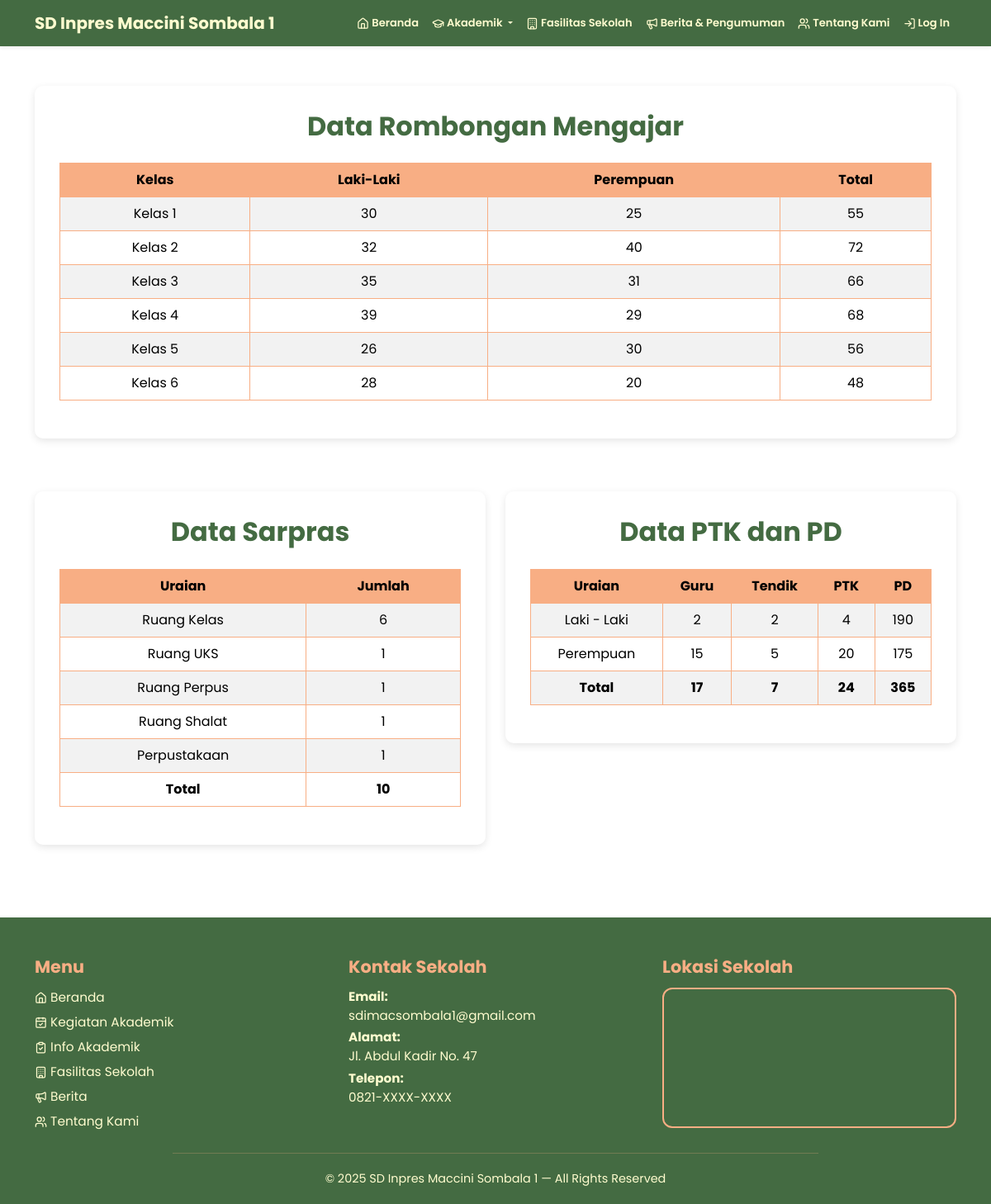
/pages/info_akademik.php, run on the app's committed database.
### tables this page shows
CREATE TABLE `rombongan_mengajar` (
  `id` int(11) NOT NULL,
  `kelas` varchar(50) NOT NULL,
  `laki_laki` int(11) DEFAULT 0,
  `perempuan` int(11) DEFAULT 0,
  `total` int(11) GENERATED ALWAYS AS (`laki_laki` + `perempuan`) STORED
);

CREATE TABLE `sarpras` (
  `id` int(11) NOT NULL,
  `uraian` varchar(100) NOT NULL,
  `jumlah` int(11) NOT NULL
);

CREATE TABLE `ptk_pd` (
  `id` int(11) NOT NULL,
  `uraian` varchar(50) NOT NULL,
  `guru` int(11) NOT NULL,
  `tendik` int(11) NOT NULL,
  `ptk` int(11) NOT NULL,
  `pd` int(11) NOT NULL
);

### pages/info_akademik.php (the view, shortened to what this page needs)
<?php
include '../koneksi.php';
$query_ptk = "SELECT * FROM ptk_pd";
$result_ptk = mysqli_query($koneksi, $query_ptk);
$total_ptk = mysqli_query($koneksi, "
    SELECT
        SUM(guru) AS total_guru,
        SUM(tendik) AS total_tendik,
        SUM(ptk) AS total_ptk,
        SUM(pd) AS total_pd
    FROM ptk_pd
");
$total_ptk = mysqli_fetch_assoc($total_ptk);
$query_sarpras = "SELECT * FROM sarpras";
$result_sarpras = mysqli_query($koneksi, $query_sarpras);
$total_sarpras = mysqli_query($koneksi, "
    SELECT
        SUM(jumlah) AS total_sarpras
    FROM sarpras
");
$total_sarpras = mysqli_fetch_assoc($total_sarpras);
$query_rombongan = "SELECT * FROM rombongan_mengajar";
$result_rombongan = mysqli_query($koneksi, $query_rombongan);
?>
<!DOCTYPE html>
<html lang="id">
<head>
    <link rel="stylesheet" href="../bootstrap/dist/css/bootstrap.min.css" />
    <link rel="stylesheet" href="../frontend/style.css" />
</head>
<body>
    <header>
        <nav class="navbar navbar-expand-lg navbar-custom shadow-sm">
            <div class="container">
                <a class="navbar-brand fw-bold" href="#">SD Inpres Maccini Sombala 1</a>
                <div class="collapse navbar-collapse" id="navbarNav">
                    <ul class="navbar-nav ms-auto">
                        <li class="nav-item">
                            <a class="nav-link " href="../index.php"><i data-lucide="home"></i> Beranda</a>
                        </li>
                        <li class="nav-item dropdown">
                            <a
                                class="nav-link dropdown-toggle"
                                href="#"
                                id="infoAkademikDropdown"
                                role="button"
                                data-bs-toggle="dropdown"
                                aria-expanded="false">
                                <i data-lucide="graduation-cap"></i> Akademik
                            </a>
                        </li>
                        <li class="nav-item">
                            <a class="nav-link" href="fasilitas.php"><i data-lucide="building"></i> Fasilitas Sekolah</a>
                        </li>
                        <li class="nav-item">
                            <a class="nav-link" href="berita.php"><i data-lucide="megaphone"></i> Berita & Pengumuman</a>
                        </li>
                        <li class="nav-item">
                            <a
                                class="nav-link "
                                href="tentang-kami.php"><i data-lucide="users"></i> Tentang Kami</a>
                        </li>
                        <li class="nav-item">
                            <a class="nav-link" href="../backend/login/login.php" target="_blank"><i data-lucide="log-in"></i> Log In</a>
                        </li>
                    </ul>
                </div>
            </div>
        </nav>
    </header>
    <main class="container text-center my-5">
        <div class="row justify-content-center g-4">
            <div class="col-12 col-lg-12">
                <section id="dataRombongan" class="section-box">
                    <h2>Data Rombongan Mengajar</h2>
                    <div class="table-responsive">
                        <table
                            class="table table-bordered table-striped align-middle">
                            <thead>
                                <tr>
                                    <th>Kelas</th>
                                    <th>Laki-Laki</th>
                                    <th>Perempuan</th>
                                    <th>Total</th>
                                </tr>
                            </thead>
                            <tbody>
                                <?php while ($data_rombongan = mysqli_fetch_assoc($result_rombongan)) : ?>
                                    <tr>
                                        <td><?= $data_rombongan['kelas']; ?></td>
                                        <td><?= $data_rombongan['laki_laki']; ?></td>
                                        <td><?= $data_rombongan['perempuan']; ?></td>
                                        <td><?= $data_rombongan['total']; ?></td>
                                    </tr>
                                <?php endwhile; ?>
                            </tbody>
                        </table>
                    </div>
                </section>
            </div>
            <div class="col-12 col-md-6">
                <section id="dataSarpras" class="section-box">
                    <h2>Data Sarpras</h2>
                    <div class="table-responsive">
                        <table
                            class="table table-bordered table-striped align-middle">
                            <thead>
                                <tr>
                                    <th>Uraian</th>
                                    <th>Jumlah</th>
                                </tr>
                            </thead>
                            <tbody>
                                <?php while ($data_sarpras = mysqli_fetch_assoc($result_sarpras)) : ?>
                                    <tr>
                                        <td><?= $data_sarpras['uraian']; ?></td>
                                        <td><?= $data_sarpras['jumlah']; ?></td>
                                    </tr>
                                <?php endwhile; ?>
                                <tr class="fw-bold">
                                    <td>Total</td>
                                    <td><?= $total_sarpras['total_sarpras']; ?></td>
                                </tr>
                            </tbody>
                        </table>
                    </div>
                </section>
            </div>
            <div class="col-12 col-md-6">
                <section id="dataPTKPD" class="section-box">
                    <h2>Data PTK dan PD</h2>
                    <div class="table-responsive">
                        <table
                            class="table table-bordered table-striped align-middle">
                            <thead>
                                <tr>
                                    <th>Uraian</th>
                                    <th>Guru</th>
                                    <th>Tendik</th>
                                    <th>PTK</th>
                                    <th>PD</th>
                                </tr>
                            </thead>
                            <tbody>
                                <?php while ($data_ptk = mysqli_fetch_assoc($result_ptk)) : ?>
                                    <tr>
                                        <td><?= $data_ptk['uraian']; ?></td>
                                        <td><?= $data_ptk['guru']; ?></td>
                                        <td><?= $data_ptk['tendik']; ?></td>
                                        <td><?= $data_ptk['ptk']; ?></td>
                                        <td><?= $data_ptk['pd']; ?></td>
                                    </tr>
                                <?php endwhile; ?>
                                <tr class="fw-bold">
                                    <td>Total</td>
                                    <td><?= $total_ptk['total_guru']; ?></td>
                                    <td><?= $total_ptk['total_tendik']; ?></td>
                                    <td><?= $total_ptk['total_ptk']; ?></td>
                                    <td><?= $total_ptk['total_pd']; ?></td>
                                </tr>
                            </tbody>
                        </table>
                    </div>
                </section>
            </div>
        </div>
    </main>
    <footer class="footer-custom mt-5 pt-5">
        <div class="container">
            <div class="row g-4 justify-content-between">
                <div class="col-12 col-md-4">
                    <h5 class="footer-title">Menu</h5>
                    <ul class="footer-menu">
                        <li><a href="../index.php"><i data-lucide="home"></i> Beranda</a></li>
                        <li><a href="kegiatan_akademik.php"><i data-lucide="calendar-check"></i> Kegiatan Akademik</a></li>
                        <li><a href="#"><i data-lucide="clipboard-check"></i> Info Akademik</a></li>
                        <li><a href="fasilitas.php"><i data-lucide="building"></i> Fasilitas Sekolah</a></li>
                        <li><a href="berita.php"><i data-lucide="megaphone"></i> Berita</a></li>
                        <li><a href="tentang-kami.php"><i data-lucide="users"></i> Tentang Kami</a></li>
                    </ul>
                </div>
                <div class="col-12 col-md-4">
                    <h5 class="footer-title">Kontak Sekolah</h5>
                    <p class="footer-text mb-1">
                        <strong>Email:</strong><br>
                        <a href="mailto:sdimacsombala1@gmail.com" class="footer-link">
                            sdimacsombala1@gmail.com
                        </a>
                    </p>
                    <p class="footer-text mb-1">
                        <strong>Alamat:</strong><br>
                        Jl. Abdul Kadir No. 47
                    </p>
                    <p class="footer-text mb-0">
                        <strong>Telepon:</strong><br>
                        0821-XXXX-XXXX
                    </p>
                </div>
                <div class="col-12 col-md-4">
                    <h5 class="footer-title">Lokasi Sekolah</h5>
                    <iframe
                        src="https://www.google.com/maps/embed?pb=!1m18!1m12!1m3!1d3026.680277990639!2d119.4138257105302!3d-5.185698546535013!2m3!1f0!2f0!3f0!3m2!1i1024!2i768!4f13.1!3m3!1m2!1s0x2dbf1d883543ba69%3A0x421ca8de98e55d1a!2sSD%20Inpres%20Maccini%20Sombala!5e1!3m2!1sid!2sid!4v1758704755958!5m2!1sid!2sid"
                        width="100%"
                        height="170"
                        style="border:2px solid #f8ae84; border-radius:12px;"
                        loading="lazy"
                        allowfullscreen=""
>
                    </iframe>
                </div>
            </div>
            <hr class="footer-divider">
            <p class="footer-copy text-center mb-0">
                © 2025 SD Inpres Maccini Sombala 1 — All Rights Reserved
            </p>
        </div>
    </footer>
</body>
</html>

### frontend/style.css (style rules this page uses)
:root { --green: #446b42; --orange: #f8ae84; --yellow: #fffccf; --white-rgba: rgba(255, 255, 255, 0.15); }
* { font-family: "Poppins", sans-serif; }
a { text-decoration: none; }
.navbar-custom { background-color: var(--green); }
.nav-item { font-size: 13px; }
.navbar-custom .navbar-brand, .navbar-custom .nav-link { color: var(--yellow); transition: color 0.3s ease; font-weight: 600; }
h2 { color: #446b42; margin-bottom: 20px; font-weight: 600; }
h5 { font-weight: 700; }
table { background-color: white; border: 1px solid #f8ae84 !important; }
th { background-color: #f8ae84 !important; color: black !important; vertical-align: middle !important; }
tr:nth-child(even) { background-color: #f8ae84 !important; }
.section-box { background: white; border-radius: 10px; padding: 30px; margin-bottom: 40px; box-shadow: 0 3px 10px rgba(0, 0, 0, 0.1); }
h2, h4 { color: var(--green); font-weight: 700; text-align: center; margin-bottom: 25px; }
.footer-custom { background: #446b42; color: #fffccf; padding-bottom: 20px; }
.footer-title { color: #f8ae84; font-weight: 700; margin-bottom: 12px; font-size: 1.3rem; }
.footer-text { font-size: 0.95rem; }
.footer-menu { list-style: none; padding: 0; margin: 0; }
.footer-menu li { margin-bottom: 6px; }
.footer-menu a { color: #fffccf; text-decoration: none; font-size: 0.96rem; }
.footer-link { color: #fffccf; text-decoration: none; }
.footer-divider { border-color: #f8ae84; width: 70%; margin: 20px auto; }
.footer-copy { color: #fffccf; font-size: 0.9rem; }
h2 { color: var(--green); font-weight: 700; text-align: center; margin-bottom: 25px; }
.lucide { width: 15px !important; height: 15px !important; }

### data on the page
rombongan_mengajar: kelas "Kelas 1", laki_laki "30", perempuan "25", total "55"
rombongan_mengajar: kelas "Kelas 2", laki_laki "32", perempuan "40", total "72"
rombongan_mengajar: kelas "Kelas 3", laki_laki "35", perempuan "31", total "66"
rombongan_mengajar: kelas "Kelas 4", laki_laki "39", perempuan "29", total "68"
rombongan_mengajar: kelas "Kelas 5", laki_laki "26", perempuan "30", total "56"
rombongan_mengajar: kelas "Kelas 6", laki_laki "28", perempuan "20", total "48"
sarpras: uraian "Ruang Kelas", jumlah "6"
sarpras: uraian "Ruang UKS", jumlah "1"
sarpras: uraian "Ruang Perpus", jumlah "1"
sarpras: uraian "Ruang Shalat", jumlah "1"
sarpras: uraian "Perpustakaan", jumlah "1"
ptk_pd: uraian "Laki - Laki", guru "2", tendik "2", ptk "4", pd "190"
ptk_pd: uraian "Perempuan", guru "15", tendik "5", ptk "20", pd "175"

### other printed values
$total_sarpras['total_sarpras'] "10"
$total_ptk['total_guru'] "17"
$total_ptk['total_tendik'] "7"
$total_ptk['total_ptk'] "24"
$total_ptk['total_pd'] "365"
